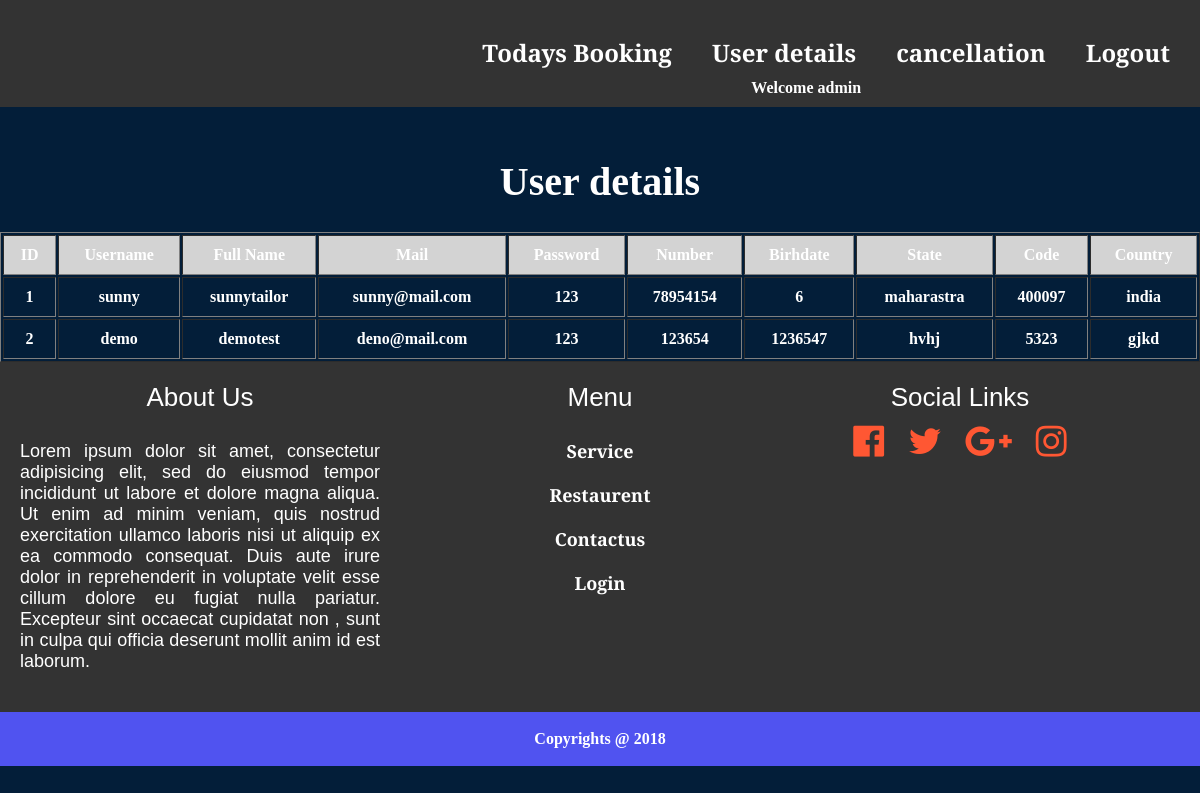
The app's page /adminuserdetails.php with its own data.
### tables this page shows
CREATE TABLE `reg` (
  `id` int(11) NOT NULL,
  `uname` varchar(20) NOT NULL,
  `fname` varchar(20) NOT NULL,
  `mail` varchar(20) NOT NULL,
  `password` varchar(20) NOT NULL,
  `number` int(11) NOT NULL,
  `dob` int(11) NOT NULL,
  `state` varchar(20) NOT NULL,
  `code` int(11) NOT NULL,
  `country` varchar(20) NOT NULL
);

### adminuserdetails.php (the view, shortened to what this page needs)
<!DOCTYPE html>
<html>
<head>
	<link rel="stylesheet" type="text/css" href="css/style2.css">
</head>
<body>
<header>
<nav>
	<ul>
		<li><a href="adminhome.php">Todays Booking</a></li>
		<li><a href="#">User details</a></li>
		<li><a href="cancellation.php">cancellation</a></li>
		<li><a href="logout.php">Logout</a></li>
	</ul>
	<?php
		echo "Welcome admin";
		?>
</nav>
</header>
<h1>User details</h1>
<table width="100%" border="1" cellpadding="10">
	<tr bgcolor="lightgray">
		<td><center><b>ID</b></center></td>
		<td><center><b>Username</b></center></td>
		<td><center><b>Full Name</b></center></td>
		<td><center><b>Mail</b></center></td>
		<td><center><b>Password</b></center></td>
		<td><center><b>Number</b></center></td>
		<td><center><b>Birhdate</b></center></td>
		<td><center><b>State</b></center></td>
		<td><center><b>Code</b></center></td>
		<td><center><b>Country</b></center></td>
	</tr>
<?php
$conn= new mysqli("localhost:3306","jiofreet_hotel","hotel@123","jiofreet_hotel");
$result = $conn->query("select * from reg");
if($result->num_rows > 0)
{
	while ($row=$result->fetch_assoc())
	{
		echo "<tr>";
		echo"<td>".$row['id']."</td>";
		echo"<td>".$row['uname']."</td>";
		echo"<td>".$row['fname']."</td>";
		echo"<td>".$row['mail']."</td>";
		echo"<td>".$row['password']."</td>";
		echo"<td>".$row['number']."</td>";
		echo"<td>".$row['dob']."</td>";
		echo"<td>".$row['state']."</td>";
		echo"<td>".$row['code']."</td>";
		echo"<td>".$row['country']."</td>";
		echo "</tr>";
	}
}
else
echo"Invalid Id/User name";
?>
</table>
</body>
</html>

### css/style2.css (style rules this page uses)
body { margin: 0; background-color: #031E39; color: white; font-weight: bold; text-align: center; overflow-x: hidden; padding:0; }
h1 { font-size: 250%; font-weight: 700; text-align: center; padding-top: 2%; }
nav { float: right; padding: 10px; }
ul { list-style-type: none; }
header { margin: 0; padding: 0; overflow: hidden; background-color: #333; }
nav ul li { font-family: 'alegreya sans',sans-serif; font-size: 150%; display: inline-block; float: left; padding: 10px; }
nav ul li a { color: #fff; padding: 10px; text-decoration: none; }
::placeholder { color: #5B5958; padding: 5px; }
footer { height: 350px; width: 100%; background-color: #333; color: #fff; }
.footer1 { width: 30%; float: left; text-align: center; padding-top: 20px; padding-left: 20px; }
footer h3 { padding: 0; font-weight: 400; font-size: 26px; text-align: center; font-family: 'alegreya sans',sans-serif; margin: 0; }
footer .fa { padding: 10px; font-size: 36px; color: #FF5733; text-align: center; margin: 0; }
footer .left1 { padding-left: 40px; }
footer p { font-size: 18px; text-align: center; font-weight: 400; padding: 10px 0; font-family: 'alegreya sans',sans-serif; text-align: justify; }
footer li { color: #fff; padding: 10px; }
footer li a { color: #fff; text-decoration: none; font-size: 18px; text-align: center; margin: 10px; font-family: 'alegreya sans',sans-serif; }
.footer2 { background-color: #5053F0; color: #fff; padding: 2px; text-align: center; }

### records on screen
reg: id "1", uname "sunny", fname "sunnytailor", mail "sunny@mail.com", password "123", number "78954154", dob "6", state "maharastra", code "400097", country "india"
reg: id "2", uname "demo", fname "demotest", mail "deno@mail.com", password "123", number "123654", dob "1236547", state "hvhj", code "5323", country "gjkd"
